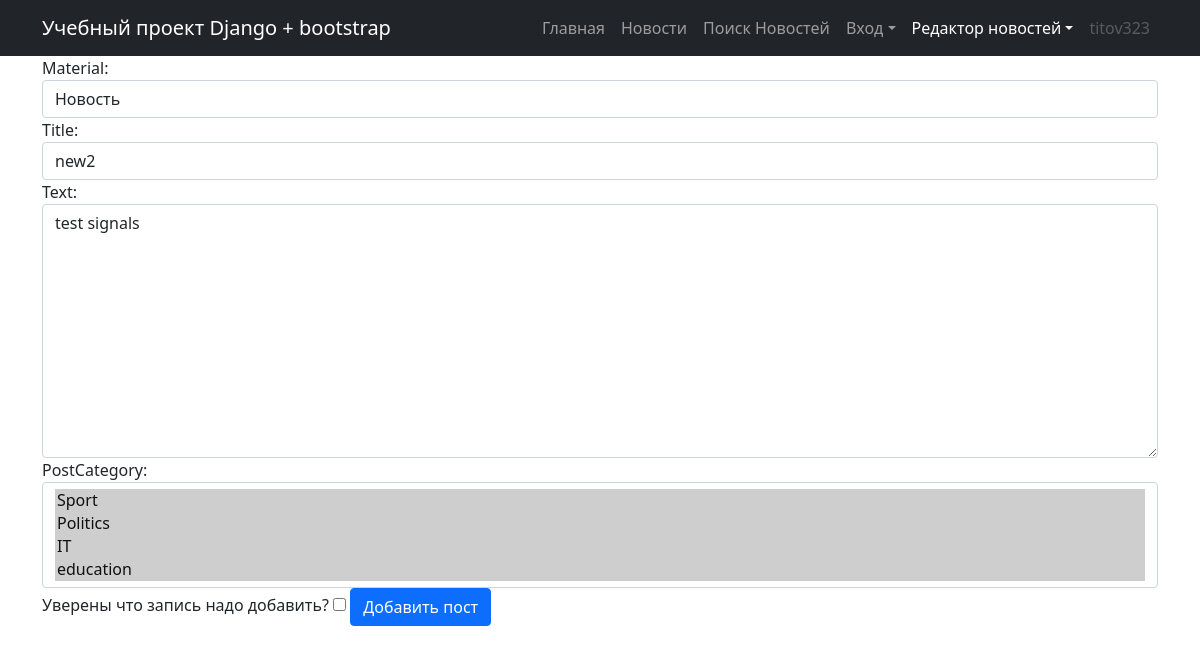
The app's page /news/89/edit (signed in), older data.
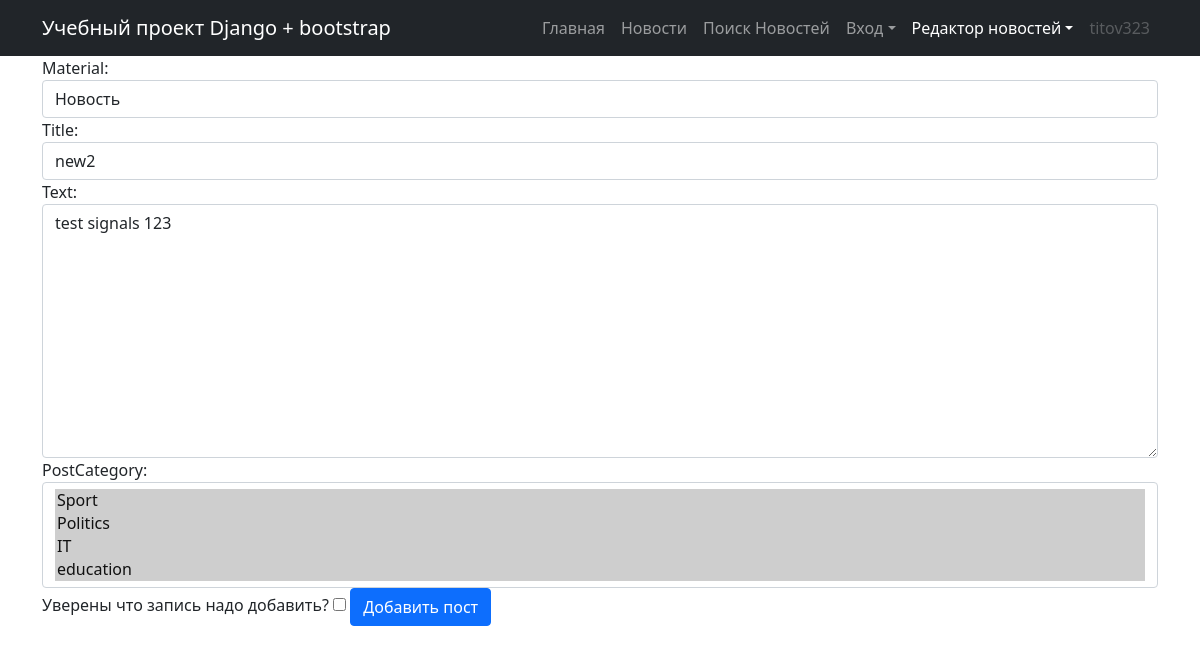
The same page, newer data.
### news/models.py (models this page shows, shortened)
class Post(models.Model):
    NEWS = 'NW'
    ARTICLE = 'AR'
    MATERIAL_CHOICES = [
        (NEWS, 'Новость'),
        (ARTICLE, 'Статья'),
    ]
    material = models.CharField(
        max_length=7,
        choices=MATERIAL_CHOICES,
        default='article')
    created_by = models.ForeignKey(Author, on_delete=models.CASCADE)
    timeCreation = models.DateTimeField(auto_now_add=True)
    title = models.CharField(max_length=128)
    text = models.TextField()
    rating = models.IntegerField(default=0)
    postCategory = models.ManyToManyField(Category, through='PostCategory')

### news/views.py (the view)
# urls.py: path('<int:pk>/edit', PostsUpdate.as_view()),
class PostsUpdate(PermissionRequiredMixin, UpdateView):
    permission_required = ('news.change_post')
    template_name = 'news/create_news.html'
    form_class = PostForm
    def get_object(self, **kwargs):
        id = self.kwargs.get('pk')
        return Post.objects.get(pk=id)
    def get_context_data(self, **kwargs):
        context = super().get_context_data(**kwargs)
        context['page_editor'] = 'active'
        return context

### news/forms.py
class PostForm(ModelForm):
    check_box = BooleanField(label='Уверены что запись надо добавить?')  # добавляем галочку, или же true-false поле
    class Meta:
        model = Post
        fields = ['material',  'title', 'text', 'postCategory', 'check_box']
        widgets = {
            'material': Select(attrs={
                'class': 'form-control'
            }),
            'created_by': Select(attrs={
                'class': 'form-control'
            }),
            'title': TextInput(attrs={
                'class': 'form-control',
                'placeholder': 'заголовок статьи'
            }),
            'text': Textarea(attrs={
                'class': 'form-control',
                'placeholder': 'текст статьи'
            }),
            'postCategory': SelectMultiple(attrs={
                'class': 'form-control'
            }),
            'check_box': CheckboxInput(attrs={
                'class': 'form-control'
            }),
        }

### news/models.py (called while the page is built)
    def __str__(self):
        return f'{self.name_category}'

### templates/news/create_news.html (shortened to what this page needs)
{% extends 'flatpages/default.html' %}
{% block content %}
<div class="container">
<form method="POST">
    {{ form }}
    {% if count_post > 2 %}
        <div class="alert alert-warning" role="alert">
            Превышено ежедневное количество постов
        </div>
        <input class="btn-secondary btn-lg"
               disabled  data-bs-toggle="tooltip"
               data-bs-placement="top"
               title="Превышено ежедневное количество постов "
               type="submit" value="Добавить пост">
    {% else %}
        <input class="btn btn-primary"  type="submit" value="Добавить пост">
    {% endif %}
</form>
</div>
{% endblock content %}

Row changes from the older to the newer data that the page shows:
changed Post "Новость": text "test signals" → "test signals 123"
